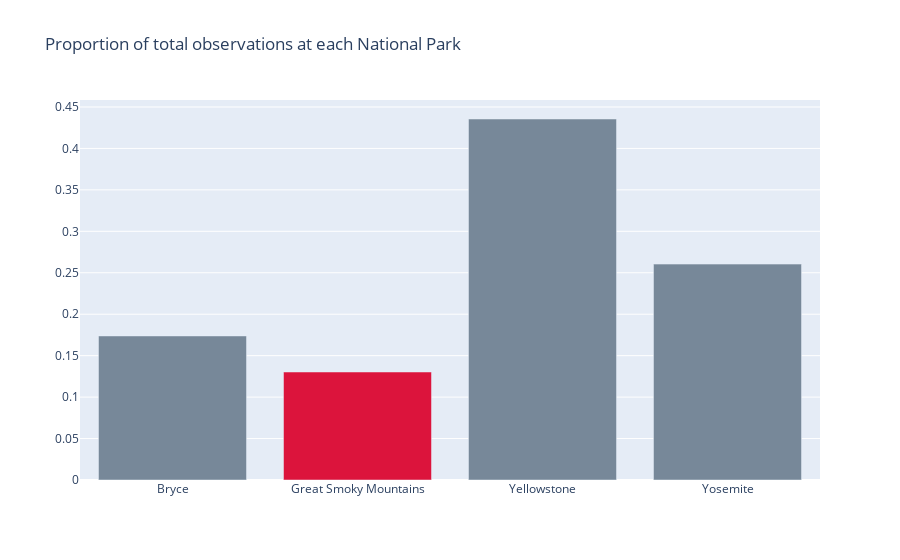

The cell this chart's notebook holds for it:
### Code cell
colors = ['lightslategray',] * 4
colors[1] = 'crimson'
fig = go.Figure([go.Bar(
    x = df['park_name'],
    y = df['proportion_of_total'],
    marker_color = colors)])
fig.update_layout(title_text="Proportion of total observations at each National Park",)
fig.show()

### Figure 1 — Plotly figure (JSON) as saved in the notebook; plotly's stock layout.template omitted (floating-point values rounded to 4 significant figures)
{"data": [{"marker": {"color": ["lightslategray", "crimson", "lightslategray", "lightslategray"]}, "type": "bar", "x": ["Bryce", "Great Smoky Mountains", "Yellowstone", "Yosemite"], "y": [0.1738, 0.1303, 0.4355, 0.2605]}], "layout": {"title": {"text": "Proportion of total observations at each National Park"}}}
